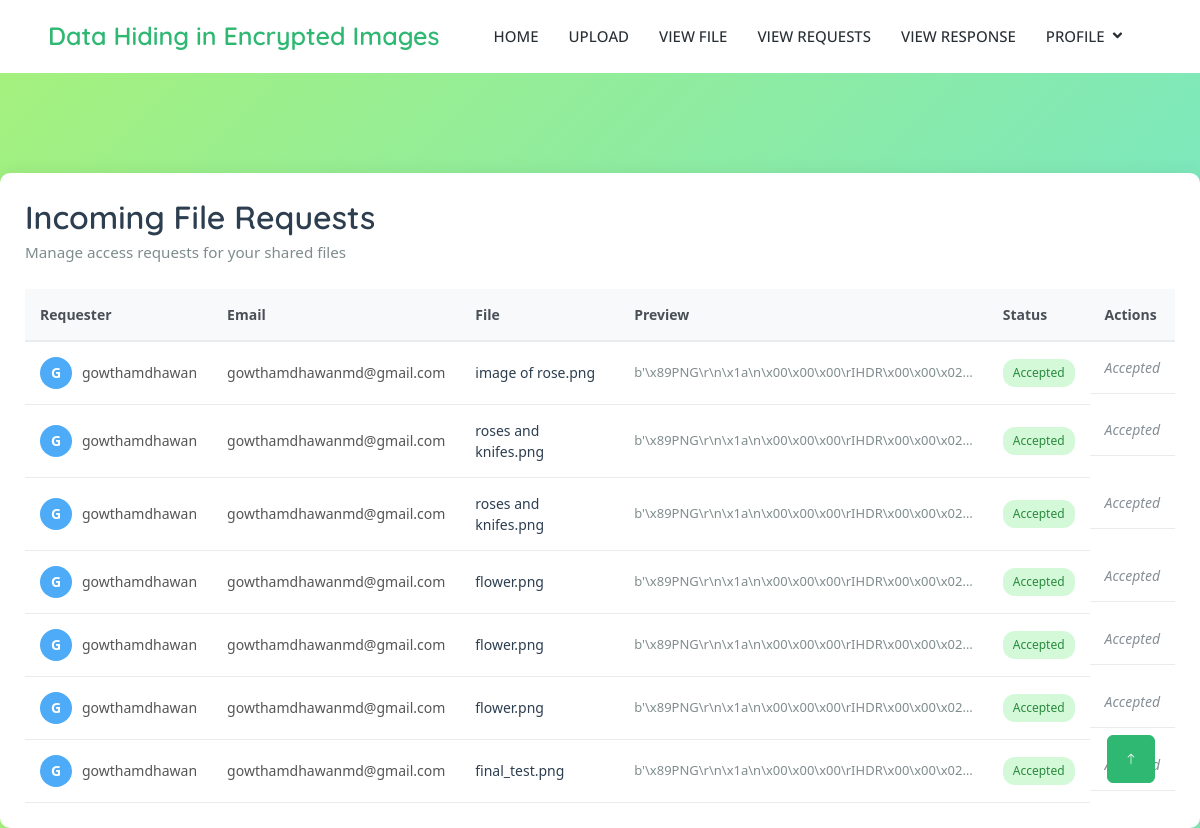
/view_requests/ (signed in), run on the app's committed database.
### app/models.py (models this page shows, shortened)
class RequestFile(models.Model):
    file = models.ForeignKey(UploadFile , on_delete=models.CASCADE)
    user = models.ForeignKey(UserModel , on_delete=models.CASCADE)
    status = models.CharField(max_length=20 , choices=(('accepted','accepted'), ('rejected','rejected'),('pending' , 'pending') ), default='pending')
    otp = models.CharField(max_length=8)
    class Meta:
        db_table = 'RequestFile'

class UserModel(models.Model):
    username = models.CharField(max_length=50)
    email = models.EmailField()
    password = models.CharField(max_length=300)
    contact = models.IntegerField()
    address = models.TextField()
    profile = models.ImageField(upload_to='Profile')
    otp = models.CharField(max_length=8 , null=True)
    is_authorized = models.BooleanField(default=False)
    role = models.CharField(max_length=12 , choices=(('do','do') , ('du','du')))
    class Meta:
        db_table = 'UserModel'

class UploadFile(models.Model):
    filename = models.CharField(max_length=255)
    user = models.ForeignKey(UserModel, on_delete=models.CASCADE)
    file = models.FileField(upload_to='uploads/')
    filedata = models.BinaryField()
    marked_image = models.ImageField(upload_to='MarkedImage/')
    lopt = models.IntegerField()
    key_1 = models.CharField(max_length=255)
    key_2 = models.CharField(max_length=255)
    key_3 = models.CharField(max_length=255)
    user_data_len = models.IntegerField()
    aux_bits_used = models.IntegerField(default=0)  # ADD THIS FIELD
    class Meta:
        db_table = 'UploadFile'

### app/views.py (the view)
# urls.py: path('view_requests/' , view_requests , name='view_requests'),
def view_requests(request):
    email = request.session.get('email')
    if not email:
        messages.error(request, 'You must be logged in')
        return redirect('user_login')
    try:
        user = UserModel.objects.get(email = email)
    except UserModel.DoesNotExist:
        messages.error(request , 'User not found')
        return redirect('user_login')
    requests = RequestFile.objects.all()
    return render(request , 'view_requests.html',{'requests':requests})

### templates/view_requests.html (shortened to what this page needs)
{% extends 'index.html' %}
{% block nav %}
<nav class="navbar navbar-expand-lg bg-white navbar-light sticky-top py-lg-0 px-4 px-lg-5 wow fadeIn" data-wow-delay="0.1s">
  <a href="{% url 'user_dashboard' %}" class="navbar-brand p-0">
    <h1 class="m-0 text-primary" style="font-size: 25px;">Data Hiding in Encrypted Images</h1>
  </a>
  <div class="collapse navbar-collapse py-4 py-lg-0" id="navbarCollapse">
    <div class="navbar-nav ms-auto align-items-center">
      <a href="{% url 'user_dashboard' %}" class="nav-item nav-link">Home</a>
      <a href="{% url 'uploadfile' %}" class="nav-item nav-link">Upload</a>
      <a href="{% url 'viewfile' %}" class="nav-item nav-link">View File</a>
      <a href="{% url 'view_requests' %}" class="nav-item nav-link">View Requests</a>
      <a href="{% url 'view_response' %}" class="nav-item nav-link">View Response</a>
      <div class="nav-item dropdown">
        <a href="#" class="nav-link dropdown-toggle d-flex align-items-center" data-bs-toggle="dropdown">
          <span>Profile</span>
        </a>
      </div>
    </div>
  </div>
</nav>
{% endblock %}
{% block hero %}
<div class="request-management-container">
  <div class="management-header">
    <h2>Incoming File Requests</h2>
    <p>Manage access requests for your shared files</p>
  </div>
  <div class="table-container">
    <table class="request-table">
      <thead>
        <tr>
          <th>Requester</th>
          <th>Email</th>
          <th>File</th>
          <th>Preview</th>
          <th class="status-col">Status</th>
          <th class="actions-col">Actions</th>
        </tr>
      </thead>
      <tbody>
        {% for req in requests %}
          {% if req.file.user.email == request.session.email %}
          <tr>
            <td data-label="Requester">
              <div class="user-info">
                <div class="user-avatar">{{ req.user.username|first|upper }}</div>
                <div>{{ req.user.username }}</div>
              </div>
            </td>
            <td data-label="Email">{{ req.user.email }}</td>
            <td data-label="File" class="filename">{{ req.file.filename }}</td>
            <td data-label="Preview" class="file-preview">{{ req.file.filedata|truncatechars:50|default:"No preview" }}</td>
            <td data-label="Status">
              <span class="status-badge status-{{ req.status }}">
                {{ req.status|capfirst }}
              </span>
            </td>
            <td data-label="Actions" class="action-buttons">
              {% if req.status == 'pending' %}
                <a href="{% url 'accept_req' req.id %}" class="btn btn-accept">
                  <i class="fas fa-check"></i> Accept
                </a>
                <a href="{% url 'reject_req' req.id %}" class="btn btn-reject">
                  <i class="fas fa-times"></i> Reject
                </a>
              {% else %}
                <span class="status-text">{{ req.status|capfirst }}</span>
              {% endif %}
            </td>
          </tr>
          {% endif %}
        {% endfor %}
      </tbody>
    </table>
  </div>
</div>
<link rel="stylesheet" href="https://cdnjs.cloudflare.com/ajax/libs/font-awesome/5.15.4/css/all.min.css">
{% endblock %}

### static/css/style.css (style rules this page uses)
:root { --primary: #2EB872; --light: #F3F4F5; --dark: #282F34; }
.navbar.sticky-top { top: -100px; transition: .5s; }
.navbar .navbar-brand { display: flex; align-items: center; }
.navbar .dropdown-toggle::after { border: none; content: "\f107"; font-family: "Font Awesome 5 Free"; font-weight: 900; vertical-align: middle; margin-left: 8px; }
.navbar .navbar-nav .nav-link { margin-right: 30px; padding: 25px 0; color: #FFFFFF; font-size: 15px; font-weight: 500; text-transform: uppercase; outline: none; }
.navbar .navbar-nav .nav-link { color: var(--dark); font-weight: 500; }

### templates/view_requests.html (style rules this page uses)
body { background: linear-gradient(135deg , #a6f17a , #6be4da); height: 100vh ; }
.request-management-container { font-family: 'Segoe UI', Tahoma, Geneva, Verdana, sans-serif; max-width: 1200px; margin: 100px auto; padding: 25px; background: #fff; border-radius: 10px; box-shadow: 0 2px 20px rgba(0, 0, 0, 0.08); }
.management-header { margin-bottom: 25px; }
.management-header h2 { color: #2c3e50; font-weight: 600; margin-bottom: 5px; }
.management-header p { color: #7f8c8d; font-size: 0.95rem; }
.table-container { overflow-x: auto; }
.request-table { width: 100%; border-collapse: collapse; font-size: 14px; }
.request-table th { background-color: #f8f9fa; color: #495057; font-weight: 600; text-align: left; padding: 15px; border-bottom: 2px solid #e9ecef; }
.request-table td { padding: 15px; border-bottom: 1px solid #e9ecef; vertical-align: middle; }
.user-info { display: flex; align-items: center; gap: 10px; }
.user-avatar { width: 32px; height: 32px; border-radius: 50%; background-color: #4dabf7; color: white; display: flex; align-items: center; justify-content: center; font-weight: bold; }
.status-badge { display: inline-block; padding: 5px 10px; border-radius: 12px; font-size: 12px; font-weight: 500; }
.status-accepted { background-color: #d3f9d8; color: #2b8a3e; }
.filename { font-weight: 500; color: #2c3e50; }
.file-preview { color: #7f8c8d; font-size: 13px; }
.action-buttons { display: flex; gap: 8px; }
.status-text { color: #868e96; font-style: italic; }

### data on the page
RequestFile: user.username|first "G", user.username "gowthamdhawan", user.email "gowthamdhawanmd@gmail.com", file.filename "image of rose.png", file.filedata "b'\\x89PNG\\r\\n\\x1a\\n\\x00\\x00\\x00\\rIHDR\\x00\\x00\\x02…", status "Accepted"
RequestFile: user.username|first "G", user.username "gowthamdhawan", user.email "gowthamdhawanmd@gmail.com", file.filename "roses and knifes.png", file.filedata "b'\\x89PNG\\r\\n\\x1a\\n\\x00\\x00\\x00\\rIHDR\\x00\\x00\\x02…", status "Accepted"
RequestFile: user.username|first "G", user.username "gowthamdhawan", user.email "gowthamdhawanmd@gmail.com", file.filename "roses and knifes.png", file.filedata "b'\\x89PNG\\r\\n\\x1a\\n\\x00\\x00\\x00\\rIHDR\\x00\\x00\\x02…", status "Accepted"
RequestFile: user.username|first "G", user.username "gowthamdhawan", user.email "gowthamdhawanmd@gmail.com", file.filename "flower.png", file.filedata "b'\\x89PNG\\r\\n\\x1a\\n\\x00\\x00\\x00\\rIHDR\\x00\\x00\\x02…", status "Accepted"
RequestFile: user.username|first "G", user.username "gowthamdhawan", user.email "gowthamdhawanmd@gmail.com", file.filename "flower.png", file.filedata "b'\\x89PNG\\r\\n\\x1a\\n\\x00\\x00\\x00\\rIHDR\\x00\\x00\\x02…", status "Accepted"
RequestFile: user.username|first "G", user.username "gowthamdhawan", user.email "gowthamdhawanmd@gmail.com", file.filename "flower.png", file.filedata "b'\\x89PNG\\r\\n\\x1a\\n\\x00\\x00\\x00\\rIHDR\\x00\\x00\\x02…", status "Accepted"
RequestFile: user.username|first "G", user.username "gowthamdhawan", user.email "gowthamdhawanmd@gmail.com", file.filename "final_test.png", file.filedata "b'\\x89PNG\\r\\n\\x1a\\n\\x00\\x00\\x00\\rIHDR\\x00\\x00\\x02…", status "Accepted"
